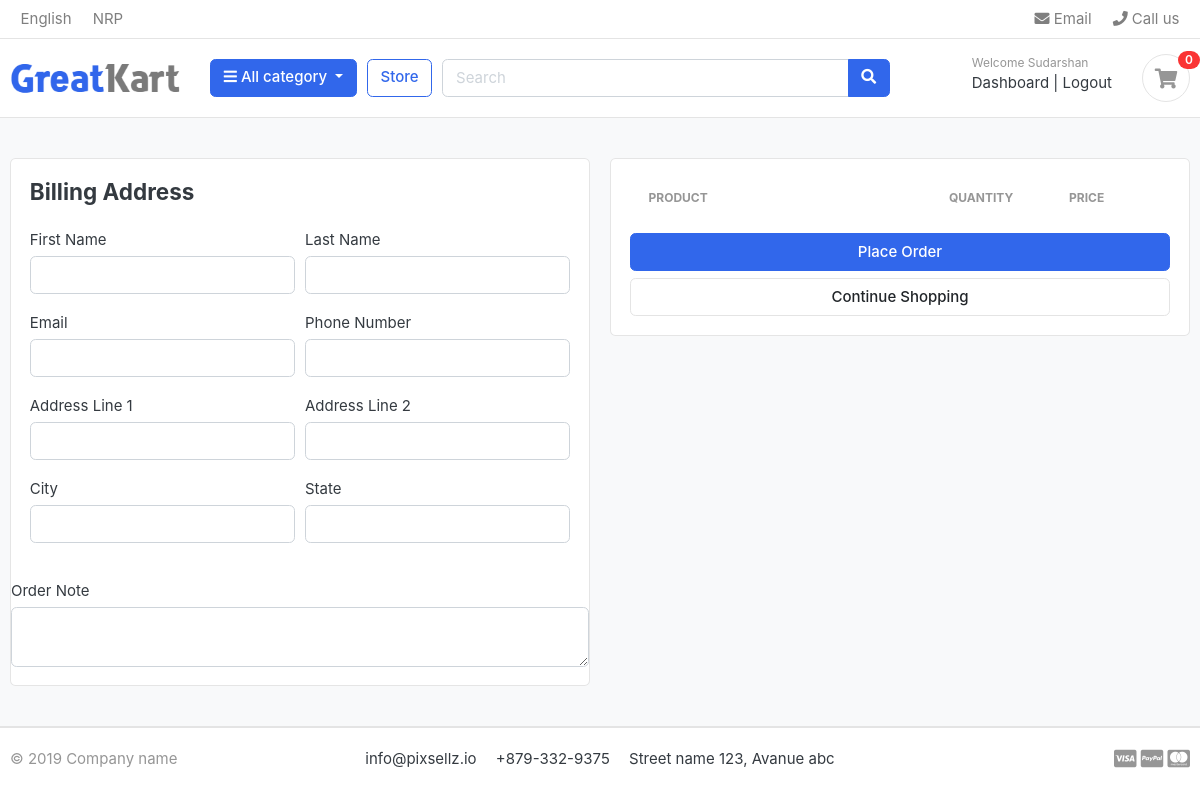
The page /cart/checkout/ (signed in) on the database as committed earlier.
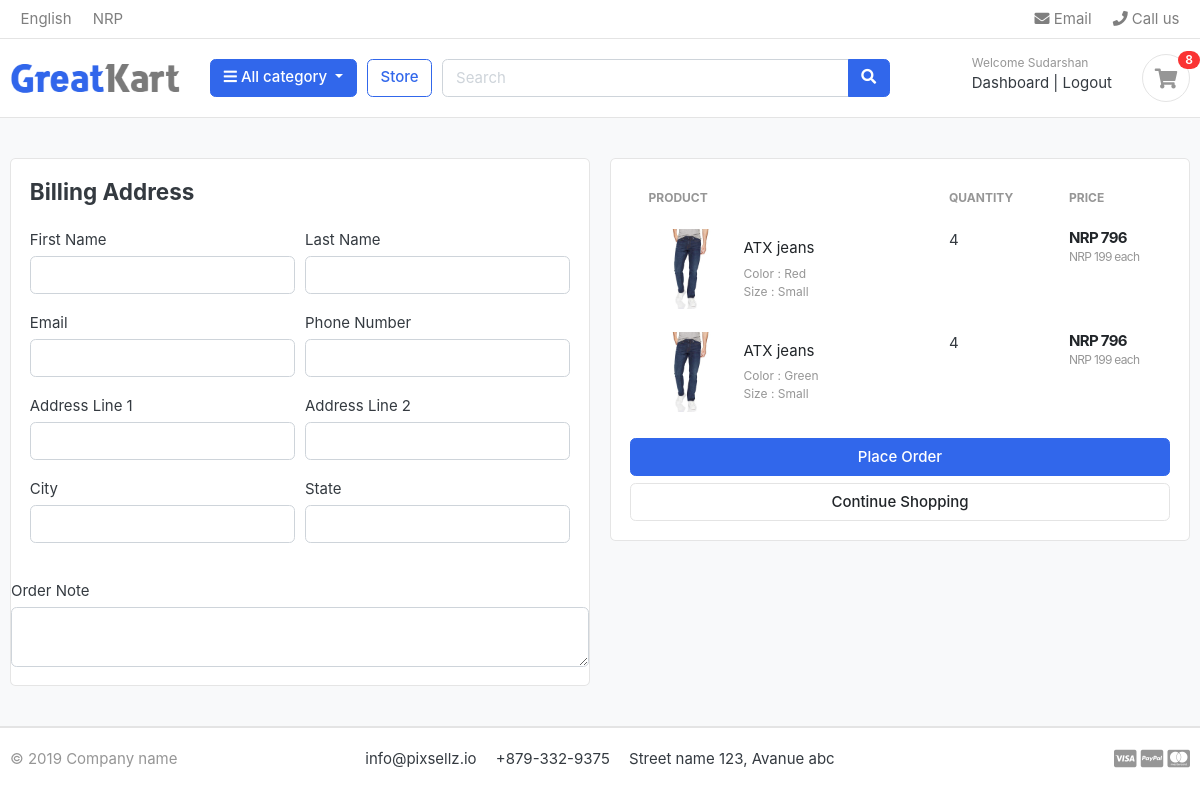
The same page on the database as committed later.
### carts/models.py (models this page shows, shortened)
class CartItem(models.Model):
    user=models.ForeignKey(Account,on_delete=models.CASCADE,null=True)  #This is to make sure user also get assigned while adding the cartItem
    product=models.ForeignKey(Product,on_delete=models.CASCADE)
    variations=models.ManyToManyField(Variation,blank=True)
    cart=models.ForeignKey(Cart,on_delete=models.CASCADE,null=True)
    quantity=models.IntegerField()
    is_active=models.BooleanField(default=True)
    def sub_total(self):
        return self.product.price * self.quantity

### store/models.py (models this page shows, shortened)
class Product(models.Model):
    product_name = models.CharField(max_length=200, unique=True)
    slug = models.SlugField(max_length=200, unique=True)
    description = models.TextField(max_length=500, blank=True)
    price = models.IntegerField()
    images = models.ImageField(upload_to='photos/products')
    stock = models.IntegerField()
    is_available = models.BooleanField(default=True)
    category = models.ForeignKey(Category, on_delete=models.CASCADE)
    created_date = models.DateTimeField(auto_now_add=True)
    modified_date = models.DateTimeField(auto_now=True)
    def get_url(self):
        return reverse('product_detail',args=[self.category.slug,self.slug])

class Variation(models.Model):
    product=models.ForeignKey(Product,on_delete=models.CASCADE)
    variation_category=models.CharField(max_length=100,choices=variation_category_choice)
    variation_value=models.CharField(max_length=100)
    is_active=models.BooleanField(default=True)
    created_date=models.DateTimeField(auto_now=True)
    objects=VariationManager()

### carts/views.py (the view)
# urls.py: path('checkout/', views.checkout, name='checkout')
@login_required(login_url='login') #this will make sure that user need to login beefore using checkout options
def checkout(request, total=0, quantity=0, cart_items=None):
    try:
        tax = 0
        grand_total = 0
        if request.user.is_authenticated:
            cart_items = CartItem.objects.filter(user=request.user, is_active=True)
        else:
            cart = Cart.objects.get(cart_id=_cart_id(request))
            cart_items = CartItem.objects.filter(cart=cart, is_active=True)
        for cart_item in cart_items:
            total += (cart_item.product.price*cart_item.quantity)
            quantity += cart_item.quantity
        tax = (0*total)/100
        grand_total = total+tax
    except ObjectDoesNotExist:
        pass  # just ignoring
    context = {
        'total': total,
        'quantity': quantity,
        'cart_items': cart_items,
        'tax': tax,
        'grand_total': grand_total,
    }
    return render(request, 'store/checkout.html',context)

### carts/context_processor.py (called while the page is built)
def counter(request):
    cart_count=0
    if 'admin' in request.path:
        return {}
    else:
        try:
            cart=Cart.objects.filter(cart_id=_cart_id(request))
            if request.user.is_authenticated:
                cart_items=CartItem.objects.all().filter(user=request.user)
            else:
                cart_items=CartItem.objects.all().filter(cart=cart[:1])
            for cart_item in cart_items:
                cart_count+=cart_item.quantity
        except Cart.DoesNotExist:
            cart_count=0
    return dict(cart_count=cart_count)

### carts/views.py (called while the page is built)
def _cart_id(request):  # this function will get the cart id and will use that cart id in add_cart function
    cart = request.session.session_key
    if not cart:
        cart = request.session.create()
    return cart

### category/context_processors.py (called while the page is built)
def menu_links(request):
    links=Category.objects.all()
    return dict(links=links)

### category/models.py (called while the page is built)
    def get_url(self):
        return reverse('products_by_categories',args=[self.slug])

### templates/store/checkout.html (shortened to what the changed rows need)
{% extends 'base.html'%}
{%load static%}
{%block content%}
<section class="section-content padding-y bg">
    <div class="container">
    <div class="row">
        <aside class="col-lg-6">
            <div class="card">
            <div class="card-body">
                <table class="table table-borderless table-shopping-cart">
                    <thead class="text-muted">
                    <tr class="small text-uppercase">
                      <th scope="col">Product</th>
                      <th scope="col" width="120">Quantity</th>
                      <th scope="col" width="120">Price</th>                    </tr>
                    </thead>
                    <tbody>
                    {%for cart_item in cart_items%}
                    <tr>
                        <td>
                            <figure class="itemside align-items-center">
                                <div class="aside"><img src="{{ cart_item.product.images.url }}" class="img-sm"></div>
                                <figcaption class="info">
                                    <a href="{{cart_item.product.get_url}}" class="title text-dark">{{cart_item.product.product_name}}</a>
                                    <p class="text-muted small">
                                        {% if cart_item.variations.all %}
                                        {% for item in cart_item.variations.all %}
                                            {{ item.variation_category | capfirst }} :
                                            {{ item.variation_value | capfirst}}<br>
                                        {% endfor %}
                                    {% endif %}
                                    </p>
                                </figcaption>
                            </figure>
                        </td>
                        <td>
                            <label for="">{{cart_item.quantity}}</label>
                        </td>
                        <td>
                            <div class="price-wrap">
                                <var class="price">NRP {{cart_item.sub_total}}</var>
                                <small class="text-muted">NRP {{cart_item.product.price}} each</small>
                            </div>
                        </td>
                    </tr>
                    {%endfor%}
                    </tbody>
                    </table>
            </div>
            </div>
    </aside>
    </div>
    </div>
    </section>
{%endblock%}

### templates/includes/navbar.html (shortened to what this page needs)
{%load static%}
<header class="section-header">
    <nav class="navbar p-md-0 navbar-expand-sm navbar-light border-bottom">
    <div class="container">
      <div class="collapse navbar-collapse" id="navbarTop4">
        <ul class="navbar-nav mr-auto">
            <li class="nav-item dropdown">
                 <a href="#" class="nav-link">   English </a>
            </li>
            <li class="nav-item dropdown">
                <a href="#" class="nav-link"> NRP </a>
            </li>
        </ul>
        <ul class="navbar-nav">
            <li><a href="#" class="nav-link"> <i class="fa fa-envelope"></i> Email </a></li>
            <li><a href="#" class="nav-link"> <i class="fa fa-phone"></i> Call us </a></li>
        </ul>
      </div>
    </div>
    </nav>
    <section class="header-main border-bottom">
        <div class="container">
    <div class="row align-items-center">
        <div class="col-lg-2 col-md-3 col-6">
            <a href="{%url 'home'%}" class="brand-wrap">
                <img class="logo" src="{%static './images/logo.png'%}">
            </a>
        </div>
        <div class="col-lg col-sm col-md col-6 flex-grow-0">
            <div class="category-wrap dropdown d-inline-block float-right">
                <button type="button" class="btn btn-primary dropdown-toggle" data-toggle="dropdown">
                    <i class="fa fa-bars"></i> All category
                </button>
            </div>
        </div>
        <a href="{%url 'store'%}" class="btn btn-outline-primary">Store</a>
        <div class="col-lg  col-md-6 col-sm-12 col">
            <form action="{%url 'search'%}" class="search" method="GET">
                <div class="input-group w-100">
                    <input type="text" class="form-control" style="width:60%;" placeholder="Search" name="keyword">
                    <div class="input-group-append">
                      <button class="btn btn-primary" type="submit">
                        <i class="fa fa-search"></i>
                      </button>
                    </div>
                </div>
            </form>
        </div>
        <div class="col-lg-3 col-sm-6 col-8 order-2 order-lg-3">
                    <div class="d-flex justify-content-end mb-3 mb-lg-0">
                        {%if user.id is None%}
                        <div class="widget-header">
                            <small class="title text-muted">Welcome guest!</small>
                            <div>
                                <a href="{%url 'login'%}">Sign in</a> <span class="dark-transp"> | </span>
                                <a href="{%url 'register'%}"> Register</a>
                            </div>
                        </div>
                        {%else%}
                        <div class="widget-header">
                            <small class="title text-muted">Welcome {{user.first_name}}</small>
                            <div>
                                <a href="{%url 'dashboard'%}">Dashboard</a> <span class="dark-transp"> | </span>
                                <a href="{%url 'logout'%}"> Logout</a>
                            </div>
                        </div>
                        {%endif%}
                        <a href="{%url 'cart'%}" class="widget-header pl-3 ml-3">
                            <div class="icon icon-sm rounded-circle border"><i class="fa fa-shopping-cart"></i></div>
                            <span class="badge badge-pill badge-danger notify">{{cart_count}}</span>
                        </a>
                    </div>
                </div>
    </div>
        </div>
    </section>
    </header>

Rows that differ between the two databases and show on the page:
added CartItem: product.images (picture), product.product_name "ATX jeans", quantity "4", sub_total "796", product.price "199"
now on this page (row unchanged): Variation: variation_category "Color", variation_value "Red", shown under "ATX jeans"
now on this page (row unchanged): Variation: variation_category "Size", variation_value "Small"
added CartItem: product.images (picture), product.product_name "ATX jeans", quantity "4", sub_total "796", product.price "199"
now on this page (row unchanged): Variation: variation_category "Color", variation_value "Green", shown under "ATX jeans"
Other text that changed with them:
{{ cart_count }}: "0" → "8"
